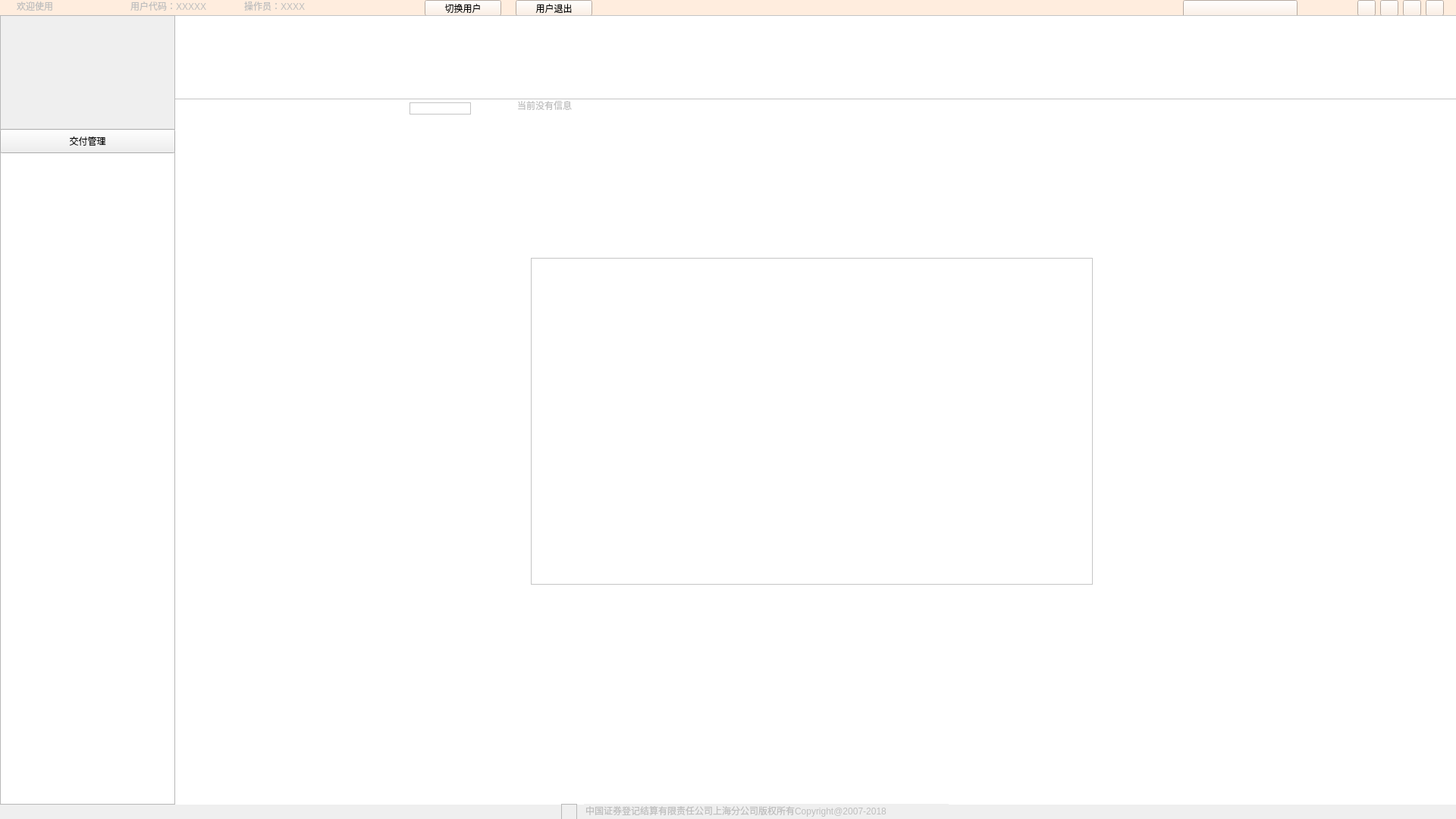
<?xml version="1.0" encoding="UTF-8"?>
<ui version="4.0">
 <class>deliveryManager</class>
 <widget class="QWidget" name="deliveryManager">
  <property name="geometry">
   <rect>
    <x>0</x>
    <y>0</y>
    <width>1920</width>
    <height>1080</height>
   </rect>
  </property>
  <property name="windowTitle">
   <string>Form</string>
  </property>
  <widget class="QWidget" name="widget" native="true">
   <property name="geometry">
    <rect>
     <x>0</x>
     <y>0</y>
     <width>1920</width>
     <height>21</height>
    </rect>
   </property>
   <property name="styleSheet">
    <string notr="true">background-color: rgb(255, 237, 222);</string>
   </property>
   <widget class="QLineEdit" name="lineEdit">
    <property name="enabled">
     <bool>false</bool>
    </property>
    <property name="geometry">
     <rect>
      <x>20</x>
      <y>0</y>
      <width>113</width>
      <height>21</height>
     </rect>
    </property>
    <property name="text">
     <string>欢迎使用</string>
    </property>
    <property name="frame">
     <bool>false</bool>
    </property>
   </widget>
   <widget class="QLineEdit" name="lineEdit_2">
    <property name="enabled">
     <bool>false</bool>
    </property>
    <property name="geometry">
     <rect>
      <x>170</x>
      <y>0</y>
      <width>113</width>
      <height>21</height>
     </rect>
    </property>
    <property name="text">
     <string>用户代码：XXXXX</string>
    </property>
    <property name="frame">
     <bool>false</bool>
    </property>
   </widget>
   <widget class="QToolButton" name="toolButton">
    <property name="geometry">
     <rect>
      <x>560</x>
      <y>0</y>
      <width>101</width>
      <height>21</height>
     </rect>
    </property>
    <property name="text">
     <string>切换用户</string>
    </property>
   </widget>
   <widget class="QToolButton" name="toolButton_2">
    <property name="geometry">
     <rect>
      <x>680</x>
      <y>0</y>
      <width>101</width>
      <height>21</height>
     </rect>
    </property>
    <property name="text">
     <string>用户退出</string>
    </property>
   </widget>
   <widget class="QLineEdit" name="lineEdit_3">
    <property name="enabled">
     <bool>false</bool>
    </property>
    <property name="geometry">
     <rect>
      <x>320</x>
      <y>0</y>
      <width>113</width>
      <height>21</height>
     </rect>
    </property>
    <property name="text">
     <string>操作员：XXXX</string>
    </property>
    <property name="frame">
     <bool>false</bool>
    </property>
   </widget>
   <widget class="QToolButton" name="toolButton_3">
    <property name="geometry">
     <rect>
      <x>1880</x>
      <y>0</y>
      <width>24</width>
      <height>21</height>
     </rect>
    </property>
    <property name="icon">
     <iconset resource="image.qrc">
      <normaloff>:/image/close.png</normaloff>:/image/close.png</iconset>
    </property>
    <property name="iconSize">
     <size>
      <width>24</width>
      <height>21</height>
     </size>
    </property>
   </widget>
   <widget class="QToolButton" name="toolButton_4">
    <property name="geometry">
     <rect>
      <x>1850</x>
      <y>0</y>
      <width>24</width>
      <height>21</height>
     </rect>
    </property>
    <property name="icon">
     <iconset resource="image.qrc">
      <normaloff>:/image/rewindow.png</normaloff>:/image/rewindow.png</iconset>
    </property>
    <property name="iconSize">
     <size>
      <width>24</width>
      <height>21</height>
     </size>
    </property>
   </widget>
   <widget class="QToolButton" name="toolButton_6">
    <property name="geometry">
     <rect>
      <x>1820</x>
      <y>0</y>
      <width>24</width>
      <height>21</height>
     </rect>
    </property>
    <property name="icon">
     <iconset resource="image.qrc">
      <normaloff>:/image/minit.png</normaloff>:/image/minit.png</iconset>
    </property>
    <property name="iconSize">
     <size>
      <width>24</width>
      <height>21</height>
     </size>
    </property>
   </widget>
   <widget class="QToolButton" name="toolButton_5">
    <property name="geometry">
     <rect>
      <x>1790</x>
      <y>0</y>
      <width>24</width>
      <height>21</height>
     </rect>
    </property>
    <property name="icon">
     <iconset resource="image.qrc">
      <normaloff>:/image/help.png</normaloff>:/image/help.png</iconset>
    </property>
    <property name="iconSize">
     <size>
      <width>24</width>
      <height>21</height>
     </size>
    </property>
   </widget>
   <widget class="QPushButton" name="pushButton">
    <property name="geometry">
     <rect>
      <x>1560</x>
      <y>0</y>
      <width>151</width>
      <height>23</height>
     </rect>
    </property>
    <property name="styleSheet">
     <string notr="true">image: url(:/image/PROPcombobox.png);</string>
    </property>
   </widget>
  </widget>
  <widget class="QWidget" name="widget_3" native="true">
   <property name="geometry">
    <rect>
     <x>0</x>
     <y>20</y>
     <width>1920</width>
     <height>1041</height>
    </rect>
   </property>
   <widget class="QFrame" name="frame">
    <property name="geometry">
     <rect>
      <x>0</x>
      <y>0</y>
      <width>231</width>
      <height>151</height>
     </rect>
    </property>
    <property name="styleSheet">
     <string notr="true">border-image: url(:/image/PROPlogo.png);</string>
    </property>
    <property name="frameShape">
     <enum>QFrame::StyledPanel</enum>
    </property>
    <property name="frameShadow">
     <enum>QFrame::Raised</enum>
    </property>
   </widget>
   <widget class="QStackedWidget" name="stackedWidget">
    <property name="geometry">
     <rect>
      <x>0</x>
      <y>150</y>
      <width>231</width>
      <height>891</height>
     </rect>
    </property>
    <widget class="QWidget" name="page">
     <widget class="QTreeView" name="treeView">
      <property name="geometry">
       <rect>
        <x>0</x>
        <y>30</y>
        <width>231</width>
        <height>861</height>
       </rect>
      </property>
     </widget>
     <widget class="QToolButton" name="toolButton_15">
      <property name="geometry">
       <rect>
        <x>0</x>
        <y>0</y>
        <width>231</width>
        <height>32</height>
       </rect>
      </property>
      <property name="text">
       <string>交付管理</string>
      </property>
      <property name="icon">
       <iconset resource="image.qrc">
        <normaloff>:/image/dashboard.png</normaloff>:/image/dashboard.png</iconset>
      </property>
      <property name="iconSize">
       <size>
        <width>20</width>
        <height>20</height>
       </size>
      </property>
      <property name="toolButtonStyle">
       <enum>Qt::ToolButtonTextBesideIcon</enum>
      </property>
     </widget>
    </widget>
    <widget class="QWidget" name="page_2"/>
   </widget>
   <widget class="QStackedWidget" name="stackedWidget_2">
    <property name="geometry">
     <rect>
      <x>230</x>
      <y>0</y>
      <width>1691</width>
      <height>1041</height>
     </rect>
    </property>
    <widget class="QWidget" name="page_3">
     <property name="styleSheet">
      <string notr="true">background-color: rgb(255, 255, 255);</string>
     </property>
     <widget class="QFrame" name="frame_2">
      <property name="geometry">
       <rect>
        <x>0</x>
        <y>0</y>
        <width>1691</width>
        <height>111</height>
       </rect>
      </property>
      <property name="styleSheet">
       <string notr="true">border-image: url(:/image/deliverytop.png);</string>
      </property>
      <property name="frameShape">
       <enum>QFrame::StyledPanel</enum>
      </property>
      <property name="frameShadow">
       <enum>QFrame::Raised</enum>
      </property>
     </widget>
     <widget class="QLineEdit" name="lineEdit_5">
      <property name="geometry">
       <rect>
        <x>0</x>
        <y>110</y>
        <width>1691</width>
        <height>23</height>
       </rect>
      </property>
      <property name="frame">
       <bool>false</bool>
      </property>
     </widget>
     <widget class="QFrame" name="frame_3">
      <property name="geometry">
       <rect>
        <x>310</x>
        <y>115</y>
        <width>81</width>
        <height>16</height>
       </rect>
      </property>
      <property name="styleSheet">
       <string notr="true">border-image: url(:/image/newmessage.png);</string>
      </property>
      <property name="frameShape">
       <enum>QFrame::StyledPanel</enum>
      </property>
      <property name="frameShadow">
       <enum>QFrame::Raised</enum>
      </property>
     </widget>
     <widget class="QLineEdit" name="lineEdit_6">
      <property name="enabled">
       <bool>false</bool>
      </property>
      <property name="geometry">
       <rect>
        <x>450</x>
        <y>110</y>
        <width>1241</width>
        <height>23</height>
       </rect>
      </property>
      <property name="text">
       <string>当前没有信息</string>
      </property>
      <property name="frame">
       <bool>false</bool>
      </property>
     </widget>
     <widget class="QFrame" name="frame_4">
      <property name="geometry">
       <rect>
        <x>470</x>
        <y>320</y>
        <width>741</width>
        <height>431</height>
       </rect>
      </property>
      <property name="styleSheet">
       <string notr="true">border-image: url(:/image/welcomedashboard.png);</string>
      </property>
      <property name="frameShape">
       <enum>QFrame::StyledPanel</enum>
      </property>
      <property name="frameShadow">
       <enum>QFrame::Raised</enum>
      </property>
     </widget>
     <zorder>lineEdit_5</zorder>
     <zorder>frame_3</zorder>
     <zorder>lineEdit_6</zorder>
     <zorder>frame_4</zorder>
     <zorder>frame_2</zorder>
    </widget>
    <widget class="QWidget" name="page_4"/>
   </widget>
   <zorder>stackedWidget_2</zorder>
   <zorder>frame</zorder>
   <zorder>stackedWidget</zorder>
  </widget>
  <widget class="QWidget" name="widget_4" native="true">
   <property name="geometry">
    <rect>
     <x>0</x>
     <y>1060</y>
     <width>1920</width>
     <height>21</height>
    </rect>
   </property>
   <widget class="QLineEdit" name="lineEdit_4">
    <property name="enabled">
     <bool>false</bool>
    </property>
    <property name="geometry">
     <rect>
      <x>770</x>
      <y>0</y>
      <width>481</width>
      <height>23</height>
     </rect>
    </property>
    <property name="inputMask">
     <string/>
    </property>
    <property name="text">
     <string>中国证券登记结算有限责任公司上海分公司版权所有Copyright@2007-2018</string>
    </property>
    <property name="frame">
     <bool>false</bool>
    </property>
   </widget>
   <widget class="QFrame" name="frame_5">
    <property name="geometry">
     <rect>
      <x>740</x>
      <y>0</y>
      <width>21</width>
      <height>21</height>
     </rect>
    </property>
    <property name="styleSheet">
     <string notr="true">border-image: url(:/image/china-logo.png);</string>
    </property>
    <property name="frameShape">
     <enum>QFrame::StyledPanel</enum>
    </property>
    <property name="frameShadow">
     <enum>QFrame::Raised</enum>
    </property>
   </widget>
  </widget>
 </widget>
 <resources>
  <include location="image.qrc"/>
 </resources>
 <connections/>
</ui>
